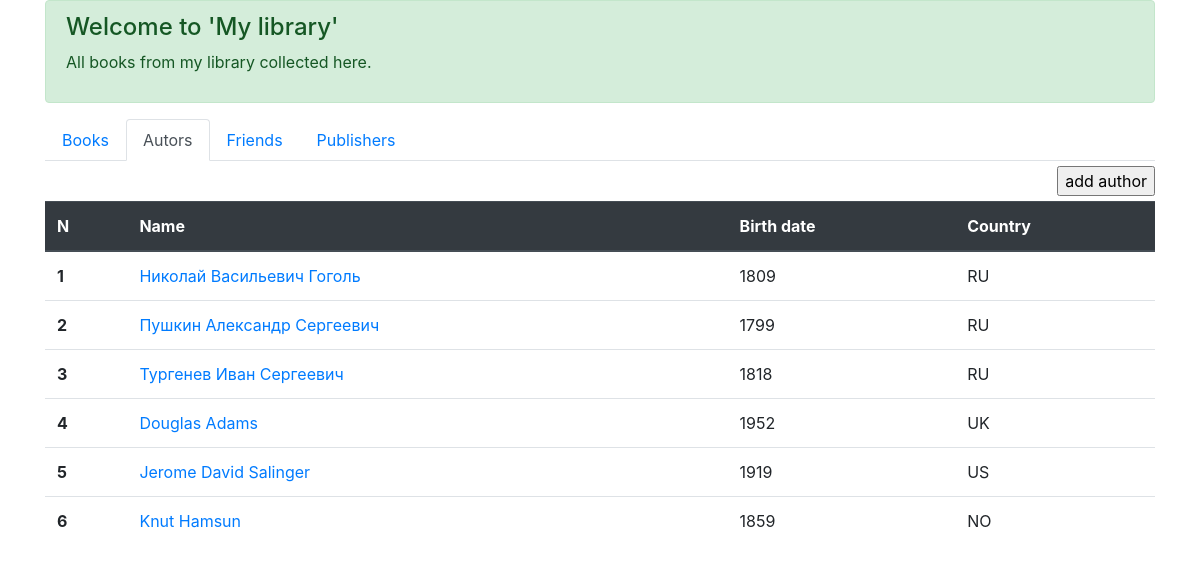
/author/, run on an earlier commit of the app's database.
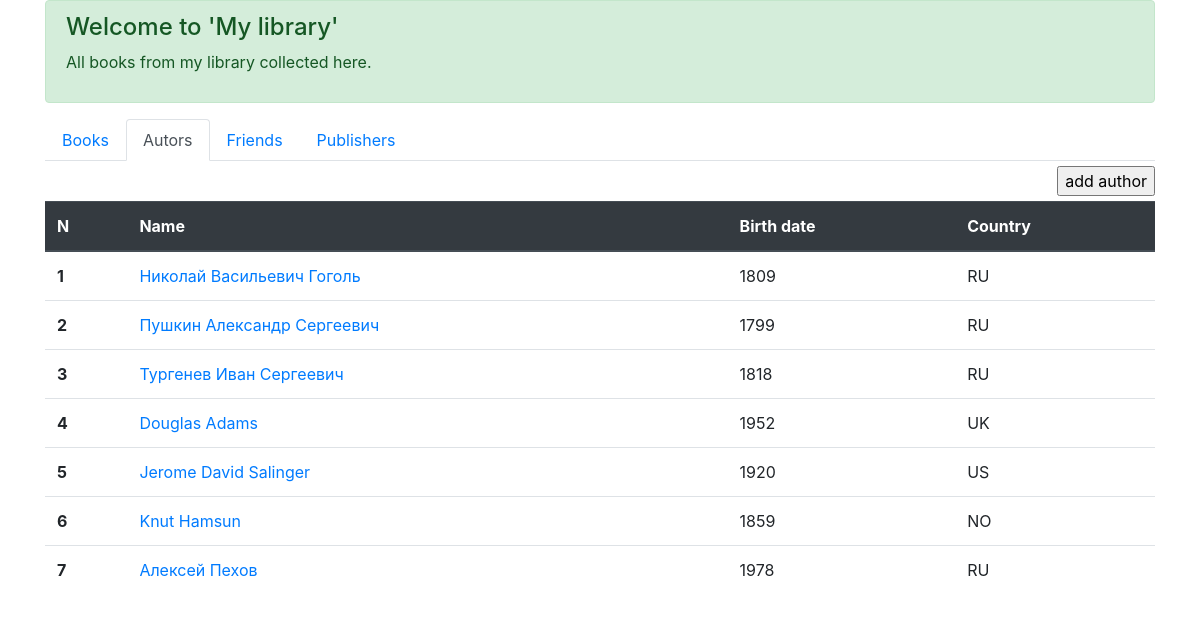
And on a later commit of the database.
### p_library/models.py (models this page shows, shortened)
class Author(models.Model):
    full_name = models.TextField(verbose_name='Full name')
    birth_year = models.SmallIntegerField(verbose_name='birth year')
    country = models.CharField(verbose_name='country' ,max_length=2)

### p_library/views.py (the view)
# urls.py: path('author/', AuthorList.as_view(), name='author_list'),
class AuthorList(ListView):
    model = Author
    template_name = 'author_list.html'

### p_library/templates/author_list.html (shortened to what this page needs)
<!DOCTYPE html>
<html lang="en">
    <head>
        <link rel="stylesheet"
              href="https://stackpath.bootstrapcdn.com/bootstrap/4.5.0/css/bootstrap.min.css"
>
    </head>
    <body>
        <div class="container">
            <div class="alert alert-success" role="alert">
                <h4 class="alert-heading">Welcome to 'My library'</h4>
                <p>All books from my library collected here.</p>
            </div>
            <ul class="nav nav-tabs">
                <li class="nav-item">
                    <a class="nav-link" href="/">Books</a>
                </li>
                <li class="nav-item">
                    <a class="nav-link  active" href="/author/">Autors</a>
                </li>
                <li class="nav-item">
                    <a class="nav-link" href="/friend/">Friends</a>
                </li>
                <li class="nav-item">
                    <a class="nav-link" href="/publishers/">Publishers</a>
                </li>
            </ul>
            <form action="create/" style="margin: 5px 0;text-align: right">
                <input type="submit" value="add author">
            </form>
            <table class="table" style="margin-top: 5px">
                <thead class="thead-dark">
                    <tr>
                        <th scope="col">N</th>
                        <th scope="col">Name</th>
                        <th scope="col">Birth date</th>
                        <th scope="col">Country</th>
                    </tr>
                </thead>
                <tbody>
                    {% for author in object_list %}
                    <tr>
                        <th scope="row">{{ forloop.counter }}</th>
                        <td><a href="{{author.id}}/">{{ author.full_name }}</a></td>
                        <td>{{ author.birth_year }}</td>
                        <td>{{ author.country }}</td>
                    </tr>
                    {% endfor %}
                </tbody>
            </table>
        </div>
    </body>
</html>

What changed in the data, as far as the page shows it:
changed Author "Jerome David Salinger": birth_year "1919" → "1920"
added Author: full_name "Алексей Пехов", birth_year "1978", country "RU"
